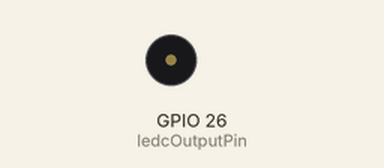
Bench run of a sketch on a simulated ESP32. Parts: buzzer (waves = sounding).

Above: at 1.0 s.
At 5.1 s:
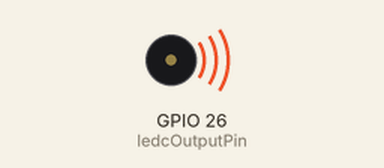
Timing chart, 0 to 6.0 s (numbered marks = the images above):
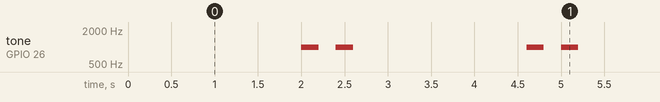

Measured:
- by itself, tone on GPIO 26 (ledcOutputPin): repeats every 2.6 s: silent 0.20 s, 1000 Hz 0.20 s, silent 2.0 s, 1000 Hz 0.20 s

The sketch:

tone-gen.ino
```cpp
// Define the LEDC channel, timer, and output pin
const int ledcChannel = 0;
const int ledcTimer = 0;
const int ledcOutputPin = 26;  // GPIO26
const int frequency = 1000;    // Frequency of the tone in Hz
const int resolution = 8;      // LEDC PWM resolution
const int beepDuration = 200;  // Duration of each beep in milliseconds
const int pauseDuration = 200; // Pause duration between beeps in milliseconds
const int intervalBetweenBeeps = 2000; // Interval between beep sequences

unsigned long previousMillis = 0;
bool isBeeping = false;
int beepState = 0;

void setup() {
  // Set up the LEDC peripheral
  ledcSetup(ledcChannel, frequency, resolution);

  // Attach the LEDC channel to the output pin
  ledcAttachPin(ledcOutputPin, ledcChannel);
}

void loop() {
  beepBeep();
}

void beepBeep() {
  unsigned long currentMillis = millis();

  switch (beepState) {
    case 0:
      if (currentMillis - previousMillis >= intervalBetweenBeeps) {
        previousMillis = currentMillis;
        ledcWriteTone(ledcChannel, frequency);
        isBeeping = true;
        beepState = 1;
      }
      break;

    case 1:
      if (currentMillis - previousMillis >= beepDuration) {
        previousMillis = currentMillis;
        ledcWriteTone(ledcChannel, 0); // Stop the tone
        beepState = 2;
      }
      break;

    case 2:
      if (currentMillis - previousMillis >= pauseDuration) {
        previousMillis = currentMillis;
        ledcWriteTone(ledcChannel, frequency);
        beepState = 3;
      }
      break;

    case 3:
      if (currentMillis - previousMillis >= beepDuration) {
        previousMillis = currentMillis;
        ledcWriteTone(ledcChannel, 0); // Stop the tone
        isBeeping = false;
        beepState = 0;
      }
      break;
  }
}
```
